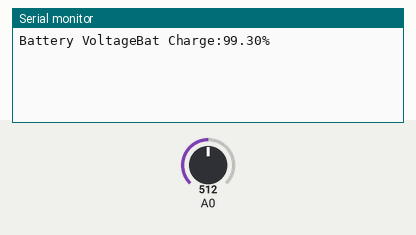
Simulated run of this sketch. Board: Arduino Uno, built with avr-gcc and run on an emulated ATmega328P. Shown: the last lines printed to the serial monitor. Inputs (shaded band) come from the test bench; at power-on: A0 = 512.

Above: at 3.2 s.
3.3 s: A0 set to 716
At 5.1 s:
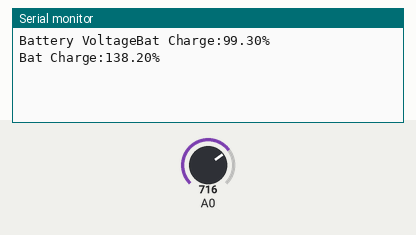
5.2 s: A0 set to 900
At 8.7 s:
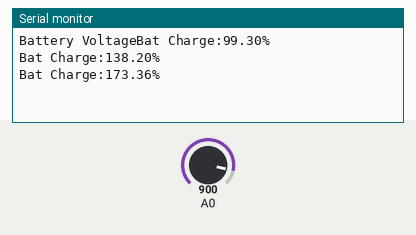
Timing chart, 0 to 10.2 s (numbered marks = the images above; inputs shaded):
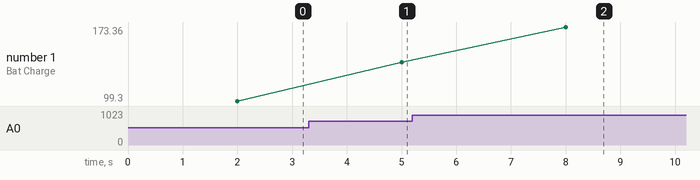

Measured:
- after the input at 3.3 s, the serial monitor: prints a new line after 1.7 s (image 1)
- after the input at 5.2 s, the serial monitor: prints a new line after 2.8 s (image 2)
- plotted number 1: 99.3 → 138.2 after the input at 3.3 s, 138.2 → 173.36 after the input at 5.2 s

The sketch:

Buttery_level_percentage.ino
```cpp
#include <Wire.h>
// #include <LcdBarGraphRobojax.h>
int offset =20;
byte sensorPin = 0; // -- value for this example

void setup(){
  Serial.begin(9600);
  Serial.print("Battery Voltage");
  delay(2000);
}

void loop()
{
  int inpuValue = analogRead(A0);
  int volt = analogRead(A0);
  double voltage = map(volt,0,1023, 0, 2500) + offset;// map 0-1023 to 0-2500 and add correction offset
  voltage /=12.8;// divide by 100 to get the decimal values
  // -- draw bar graph from the analog value read
  // lbg.drawValue( inpuValue, 520);
  // -- do some delay: frequent draw may cause broken visualization
  Serial.print("Bat Charge:");
  Serial.print(voltage); // print
  Serial.print("%");
  Serial.println(" ");

  delay(3000);
}
```
